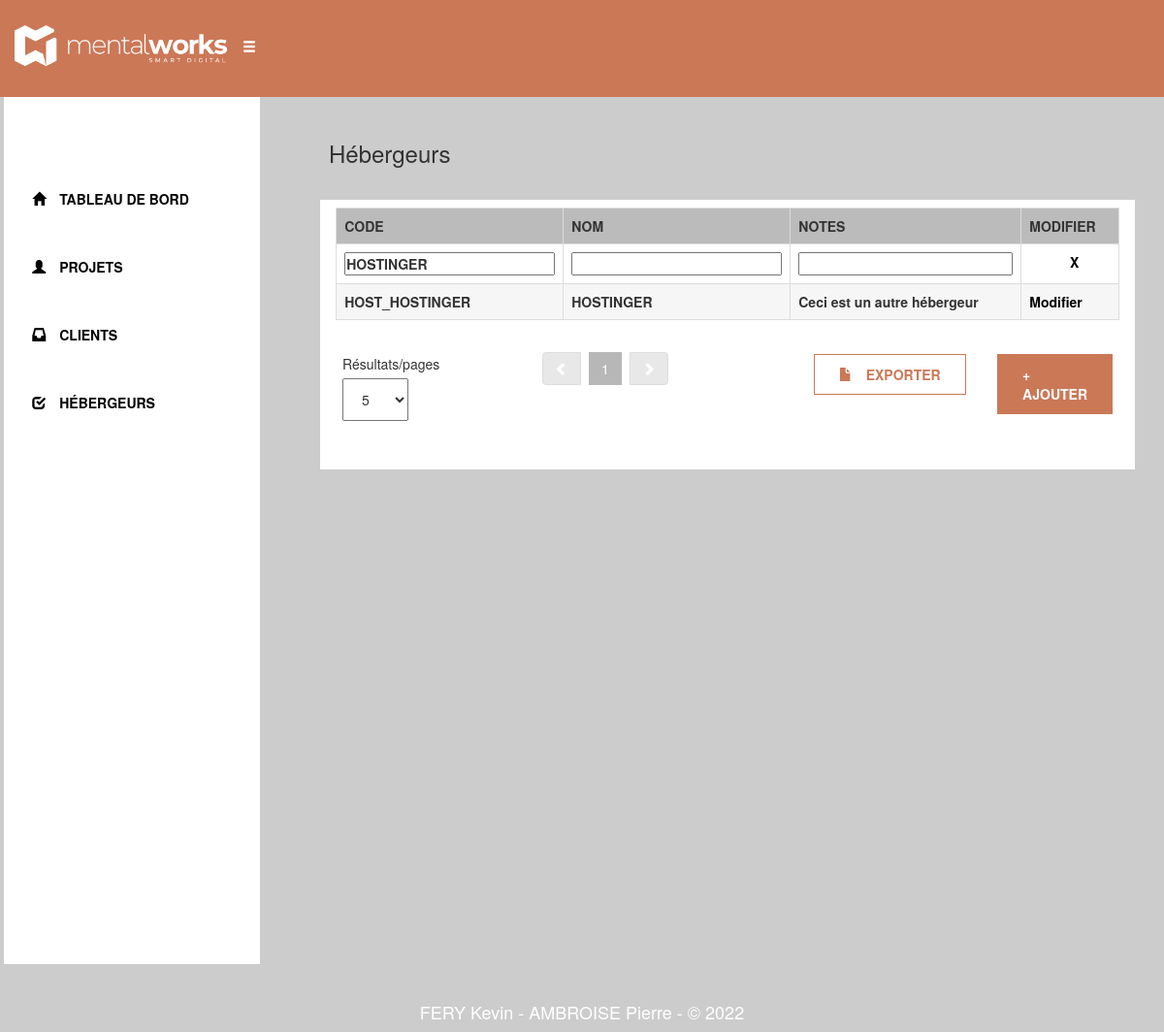
Screenshot of /Host/View.php?code=HOSTINGER with the database file from the repository.
### tables this page shows
CREATE TABLE `host` (
  `id` int(11) NOT NULL,
  `code` varchar(255) NOT NULL,
  `name` varchar(255) NOT NULL,
  `notes` varchar(1000) DEFAULT NULL
);

### src/Repository/HostRepository.php (called while the page is built, shortened)
<?php
class HostRepository{
    public static function getByCode(string $code): ?array{
        $tab=array();
        $database = Connection::connect();
        $statement = $database->prepare('SELECT * FROM Host WHERE name LIKE ?');
        $statement->execute(array('%'.$code.'%'));
        try{
            while($host = $statement->fetch()){
                $temp = new Host($host['id'], $host['code'], $host['name'], $host['notes']);
                $tab[] = $temp;
            }
        }
        catch(int $i){
            return null;
        }
        return $tab;
    }
}

### src/Traits/CodeNotesTrait.php (called while the page is built, shortened)
<?php
trait CodeNotesTrait{
    public function getCode(): string{
        return $this->code;
    }
    public function getNotes(): ?string{
        return $this->notes;
    }
}

### src/Traits/NameTrait.php (called while the page is built, shortened)
<?php
trait NameTrait{
    private string $name;
    public function getName(): string
    {
        return $this->name;
    }
}

### src/Traits/IdTrait.php (called while the page is built, shortened)
<?php
trait IdTrait{
    private int $id;
    public function getId(): int
	{
		return $this->id;
	}
}

### Host/View.php (the view, shortened to what this page needs)
<?php
$filtre = array();
if (isset($_GET['code']) && $_GET['code'] != ''){
    $filtre[] = HostRepository::getByCode($_GET['code']);
}
if (isset($_GET['notes']) && $_GET['notes'] != ''){
    $filtre[] = HostRepository::getByNotes($_GET['notes']);
}
else{
    $host = HostRepository::getHost();
}
if (!empty($filtre)){
    if (count($filtre) == 1){
        $host = $filtre[0];
    }
    elseif (count($filtre) ==2){
        $host = array_intersect($filtre[0], $filtre[1]);
    }
    elseif (count($filtre) ==3){
        $host = array_intersect($filtre[0], $filtre[1], $filtre[2]);
    }
}
$nbPerPage = isset($_GET['nbPage']) ? $_GET['nbPage']: 15;
$currentPage = isset($_GET['page']) ? $_GET['page']: 1;
$pages = ceil(count($host)/$nbPerPage);
$allHost = array();
for ($i=($currentPage-1)*$nbPerPage; $i<$currentPage*$nbPerPage; $i++){
    if (isset($host[$i])) $allHost[] = $host[$i];
}
$host = $allHost;
if(isset($_GET['page'])){
    $uri = substr($_SERVER['REQUEST_URI'], 0, strpos($_SERVER['REQUEST_URI'], "&page="));
}
else{
    $uri = $_SERVER['REQUEST_URI'];
}
?>
<!DOCTYPE html>
<html>
    <head>
        <link rel="stylesheet" href="https://maxcdn.bootstrapcdn.com/bootstrap/3.3.6/css/bootstrap.min.css">
        <link rel="stylesheet" href="public/css/styles.css">
    </head>
    <body>
        <?php require '../layout/navbar.php' ?>
        <section id="View">
            <div class="container-fluid">
                <div class="row">
                    <div class="col-lg-3 col-md-3 col-sm-12">
                        <?php require '../layout/menu.php' ?>
                    </div>
                    <div class="col-lg-9 col-md-9 col-sm-12">
                        <h3 class="nouv">&emsp;Hébergeurs</h3>
                        <div class="col-lg-12 col-md-12 col-sm-12">
                            <div class="fondTableau">
                                <div class="table-responsive">
                                    <form>
                                        <table class="table table-bordered" id="tabClient">
                                            <tr class="trTableau">
                                                <th>CODE</th>
                                                <th>NOM</th>
                                                <th>NOTES</th>
                                                <th>MODIFIER</th>
                                            </tr>
                                                <tr>
                                                    <td><input class="inputSearch" name='code' value='<?php echo (isset($_GET['code'])) ? $_GET['code'] : "" ?>'></td>
                                                    <td><input class="inputSearch" name='name' value='<?php echo (isset($_GET['name'])) ? $_GET['name'] : "" ?>'></td>
                                                    <td><input class="inputSearch" name='notes' value='<?php echo (isset($_GET['notes'])) ? $_GET['notes'] : "" ?>'></td>
                                                    <td>
                                                        <a class='reset' href='Host/all'>X</button>
                                                    </td>
                                                </tr>
                                            <?php
                                                if (empty($host)){
                                                    echo '<tr><td colspan="4" style="text-align:center">Aucun client ne corespond à votre recherche</td></tr>';
                                                }
                                                else{
                                                    foreach ($host as $host){
                                                        echo "<tr class='tr2Tableau'>
                                                            <td>". $host->getCode() ."</td>
                                                            <td>". $host->getName() ."</td>
                                                            <td>". $host->getNotes() ."</td>
                                                            <td>
                                                                <a class='aTabl' href='Host/". $host->getId() ."'>Modifier</a>
                                                            </td>
                                                        </tr>";
                                                    }
                                                }
                                            ?>
                                        </table>
                                        <div class="col-lg-3 col-md-3 sm-3">
                                            <div class="paginationCSS">
                                                <label class="labelPagination">Résultats/pages&emsp;</label>
                                                <select name='nbPage' onchange="this.form.submit()" class="selectPagination">
                                                    <option value="5" <?php echo (isset($_GET['nbPage']) && $_GET['nbPage']== 5) ?'selected': '' ?>>5</option>
                                                </select>
                                            </div>
                                        </div>
                                        <div class="col-lg-3 col-md-3 col-sm-3">
                                            <ul class="pagination">
                                                <li class="page-item">
                                                    <a <?php echo ($currentPage == 1) ? "" : "href='".$uri."&page=".$currentPage - 1 ."'"?> class="page-link"><span class="glyphicon glyphicon-chevron-left"></span></a>
                                                </li>
                                                <?php for($page = 1; $page <= $pages; $page++): ?>
                                                    <li class="page-item <?php echo ($currentPage == $page) ? "active" : "" ?>">
                                                        <a href="<?php echo $uri.'&page='.$page?>" class="page-link"><?= $page ?></a>
                                                    </li>
                                                <?php endfor ?>
                                                    <li class="page-item" >
                                                    <a <?php echo ($currentPage == $pages) ? "" : "href='".$uri."&page=".$currentPage + 1 ."'"?> class="page-link"><span class="glyphicon glyphicon-chevron-right"></span></a>
                                                </li>
                                            </ul>
                                        </div>
                                        <div class="col-lg-3 col-lg-offset-1 col-md-3 col-sm-3">
                                            <div class="tableauBouton">
                                                <a href='Host/view.php' class="btnBlanc"><span class="glyphicon glyphicon-file"></span>&emsp;EXPORTER</a>&emsp;
                                            </div>
                                        </div>
                                        <div class="col-lg-2 col-md-3 col-sm-3">
                                            <div class="tableauBouton">
                                                <a href='Host/Insert.php' class="btnOrange">+ AJOUTER</a>
                                            </div>
                                        </div>
                                    </form>
                                </div>
                            </div>
                        </div>
                    </div>
                </div>
            </div>
        </section>
        <?php require '../layout/footer.php' ?>
    </body>
</html>

### public/css/styles.css (style rules this page uses)
* { margin: 0; padding: 0; }
.btnOrange { color: white; background-color: #cb7857; border: solid #cb7857 1px; padding-left: 25px; padding-right: 25px; padding-top: 10px; padding-bottom: 10px; }
.btnBlanc { color: #cb7857; background-color: white; border: solid #cb7857 1px; padding-left: 25px; padding-right: 25px; padding-top: 10px; padding-bottom: 10px; }
.nouv { padding-top: 25px; padding-bottom: 25px; font-weight: normal!important; }
ul a { display: block; color: #000; padding: 15px 15px 15px 15px; }
#View { background-color: #ccc; padding-bottom: 0px; }
.fondTableau { font-weight: bold; background-color: white; padding-top: 8px; padding-left: 8px; padding-right: 8px; width: 100%; height: 100%; }
#tabClient { height: 98%; width: 98%; margin: auto; }
.trTableau { background-color: #bbbbbb }
.tr2Tableau { background-color: #f6f6f6 }
.aTabl, .aTabl:hover { color: black; }
.inputSearch { height: 100%; width: 100%; }
.reset { color: #000; text-decoration: none; margin-left: 50%; margin-right: 50%; }
.selectPagination { padding: 10px 15px 10px 15px; font-weight: normal; }
.labelPagination { font-weight: normal; }
.paginationCSS { padding-top: 35px; padding-bottom: 50px; }
.pagination>li>a { color: #000; font-weight: normal; margin-left : 8px; margin-top: 10%; }
.pagination>li:last-child>a, .pagination>li:first-child>a { background-color: #e8e8e8; color:#fff; }
.pagination>.active>a { background-color: #b7b7b7; border : 1px solid #b7b7b7; }
.tableauBouton { padding-top: 35px; padding-bottom: 43.5px; display: flex; justify-content: right; }

### rows the page displays
host: code "HOST_HOSTINGER", name "HOSTINGER", notes "Ceci est un autre hébergeur"
